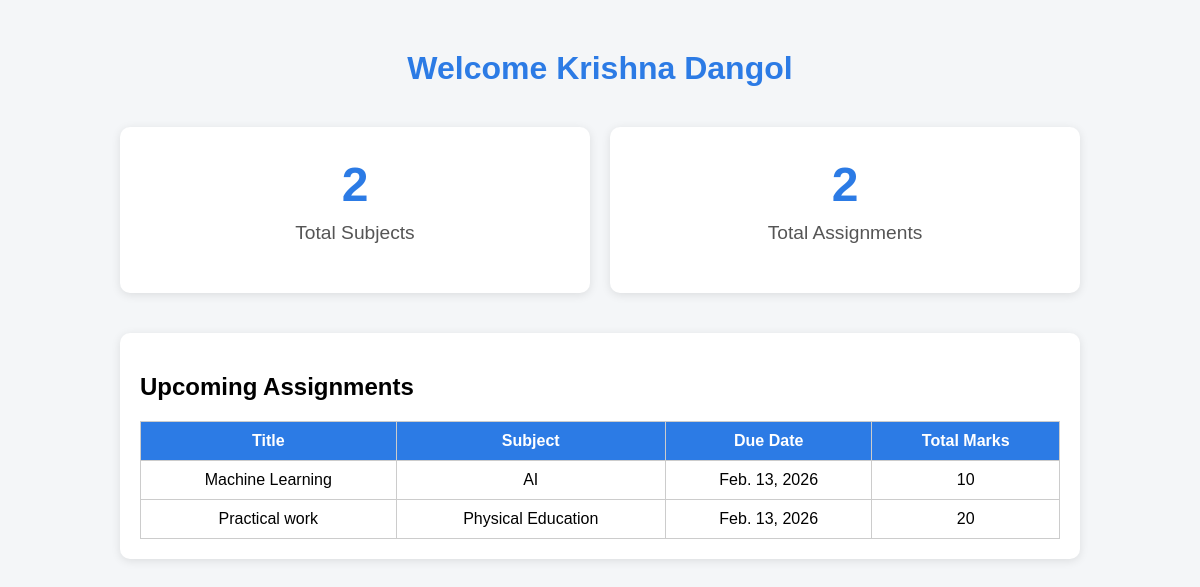
Page /student/student_dashboard/ (signed in) on the committed database.
### Admin/models.py (models this page shows, shortened)
class Student(models.Model):
    user = models.OneToOneField(User, on_delete=models.CASCADE,null=True,blank=True)
    Firstname=models.CharField(max_length=100)
    Lastname=models.CharField(max_length=100)
    Grade=models.CharField(max_length=100)
    course=models.CharField(max_length=100,default="BIT")

class Assignment(models.Model):
    teacher = models.ForeignKey(Teacher, on_delete=models.CASCADE)
    subject = models.ForeignKey(Subject, on_delete=models.CASCADE)
    title = models.CharField(max_length=200)
    description = models.TextField()
    assigned_date = models.DateField(auto_now_add=True)
    due_date = models.DateField()
    total_marks = models.IntegerField()
    file = models.FileField(upload_to='assignments/', blank=True, null=True)

class Subject(models.Model):
    Teachername=models.CharField(max_length=100)
    teacher=models.ForeignKey(Teacher,on_delete=models.CASCADE,null=True)
    assigned_class=models.CharField(max_length=100,default="AI")
    subject_name=models.CharField(max_length=100,default="Python")

### Student/views.py (the view)
# urls.py: path('student_dashboard/',views.student_dashboard,name="student-dashboard"),
@login_required
def student_dashboard(request):
    student = get_object_or_404(Student, user=request.user)
    subjects = Subject.objects.filter(assigned_class=student.Grade)
    assignments = Assignment.objects.filter(subject__assigned_class=student.Grade)
    context = {
        "student": student,
        "total_subjects": subjects.count(),
        "total_assignments": assignments.count(),
        "assignments": assignments.order_by("due_date")[:5],
    }
    return render(request, "student_dashboard.html", context)

### Student/templates/student_dashboard.html (shortened to what this page needs)
<!DOCTYPE html>
<html lang="en">
<head>
</head>
<body>
    <div class="container">
        <h1>Welcome {{ student.Firstname }} {{ student.Lastname }}</h1>
        <div class="cards">
            <div class="card" onclick="window.location.href='{% url 'view-subjects' %}'">
                <h2>{{ total_subjects }}</h2>
                <p>Total Subjects</p>
            </div>
            <div class="card" onclick="window.location.href='{% url 'view-assignments' %}'">
                <h2>{{ total_assignments }}</h2>
                <p>Total Assignments</p>
            </div>
        </div>
        <div class="assignment-card">
            <h2>Upcoming Assignments</h2>
            <table>
                <thead>
                    <tr>
                        <th>Title</th>
                        <th>Subject</th>
                        <th>Due Date</th>
                        <th>Total Marks</th>
                    </tr>
                </thead>
                <tbody>
                    {% for assignment in assignments %}
                    <tr>
                        <td>{{ assignment.title }}</td>
                        <td>{{ assignment.subject.subject_name }}</td>
                        <td>{{ assignment.due_date }}</td>
                        <td>{{ assignment.total_marks }}</td>
                    </tr>
                    {% empty %}
                    <tr>
                        <td colspan="4">No assignments found</td>
                    </tr>
                    {% endfor %}
                </tbody>
            </table>
        </div>
    </div>
</body>
</html>

### Student/templates/student_dashboard.html (style rules this page uses)
body { font-family: Arial, sans-serif; background-color: #f4f6f8; margin: 0; padding: 0; }
.container { width: 80%; margin: 50px auto; }
h1 { text-align: center; color: #2c7be5; margin-bottom: 40px; }
.cards { display: flex; gap: 20px; justify-content: center; margin-bottom: 40px; }
.card { background: #fff; padding: 30px; border-radius: 10px; flex: 1; text-align: center; box-shadow: 0 2px 10px rgba(0,0,0,0.1); cursor: pointer; transition: transform 0.2s, box-shadow 0.2s; }
.card h2 { font-size: 3rem; margin: 0; color: #2c7be5; }
.card p { font-size: 1.2rem; margin-top: 10px; color: #555; }
.assignment-card { background: #fff; padding: 20px; border-radius: 10px; box-shadow: 0 2px 10px rgba(0,0,0,0.1); }
table { width: 100%; border-collapse: collapse; margin-top: 20px; }
th, td { border: 1px solid #ccc; padding: 10px; text-align: center; }
th { background: #2c7be5; color: white; }

### rows in the picture
Student: Firstname "Krishna", Lastname "Dangol"
Assignment: title "Machine Learning", subject.subject_name "AI", due_date "Feb. 13, 2026", total_marks "10"
Assignment: title "Practical work", subject.subject_name "Physical Education", due_date "Feb. 13, 2026", total_marks "20"

### other values in the picture
{{ total_subjects }} "2"
{{ total_assignments }} "2"
